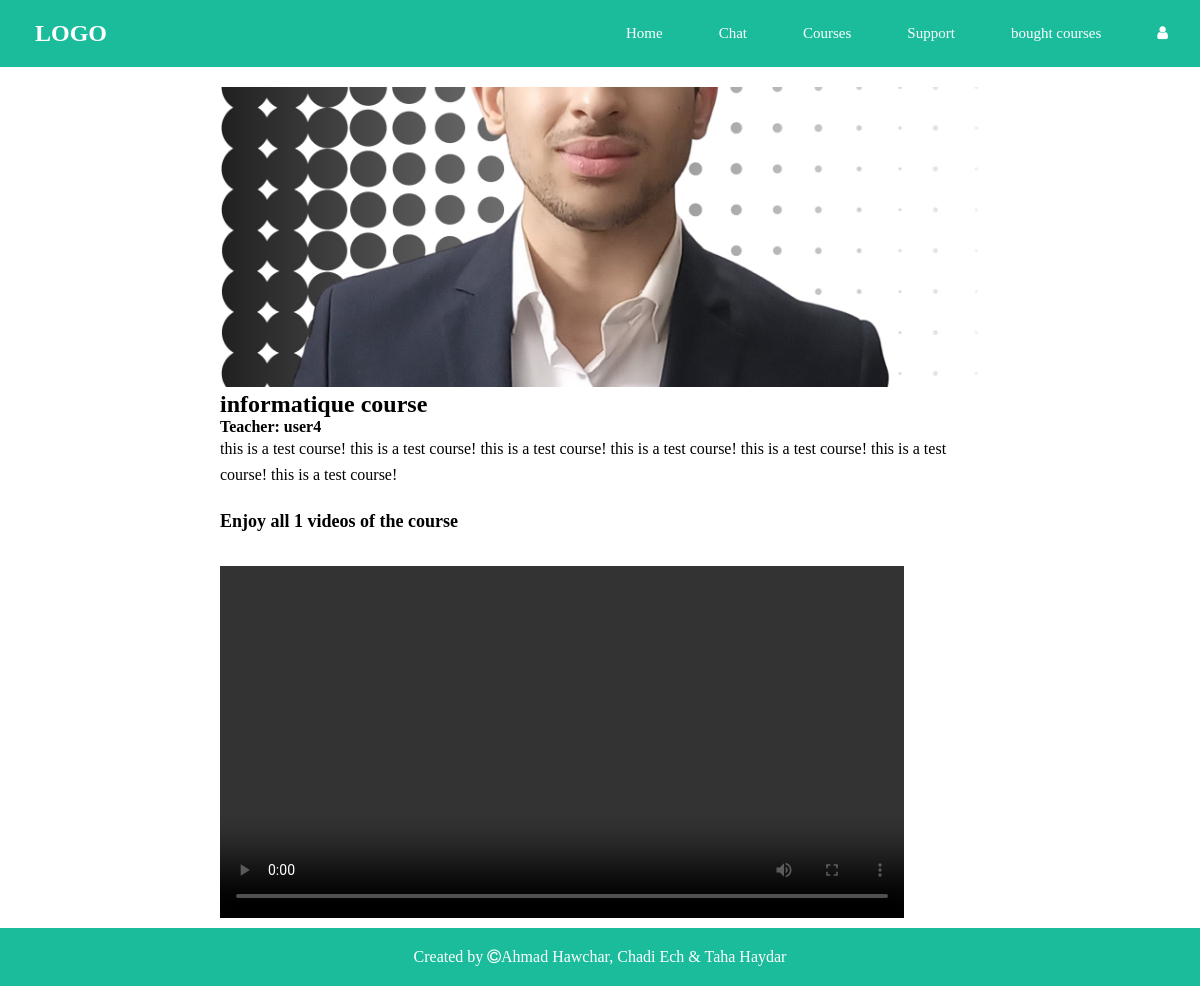
The app's page /showcourse2.php?course_id=3 (signed in) with its own data.
### tables this page shows
CREATE TABLE `course` (
  `id` int(5) NOT NULL,
  `Id_t` int(11) NOT NULL,
  `thumbnail` varchar(50) NOT NULL,
  `name` varchar(30) NOT NULL,
  `Description` varchar(300) NOT NULL,
  `category` varchar(30) NOT NULL,
  `Date` date NOT NULL,
  `price` int(4) NOT NULL,
  `videos` varchar(500) NOT NULL,
  `num_videos` int(2) NOT NULL
);

CREATE TABLE `user` (
  `id` int(11) NOT NULL,
  `username` varchar(30) NOT NULL,
  `password` varchar(40) NOT NULL,
  `Fname` varchar(50) NOT NULL,
  `Lname` varchar(50) NOT NULL,
  `Date_Of_Birth` date NOT NULL,
  `gender` varchar(30) NOT NULL,
  `Role_Id` int(11) NOT NULL,
  `profile_pic` varchar(20) NOT NULL
);

### showcourse2.php (the view, shortened to what this page needs)
<?php
 require_once('connection.php');
if(!isset($_GET['course_id'])){
    header("location:course-search.php");
}
else{
$course_id=$_GET['course_id'];
 }
?>
<!DOCTYPE html>
<html lang="en">
<head>
    <link rel="stylesheet" href="showcourse.css">
    <link rel="stylesheet" href="https://cdnjs.cloudflare.com/ajax/libs/font-awesome/4.7.0/css/font-awesome.min.css" />
</head>
<body>
<header>
      <nav>
      <div class="logo">
      <h1 >LOGO</h1>
    </div>
        <ul id="nav-bar">
          <li>
            <a href="homepage.php">Home</a>
          </li>
          <li>
            <a href="recentChat.php">Chat</a>
          </li>
          <li>
            <a href="course-search.php">Courses</a>
          </li>
          <li>
            <a href="chat.php?receiver-id=1">Support</a>
          </li>
           <?php
          if($_SESSION['role']==1){
            echo'<li><a href="myads.php">My ads</a></li>';
            echo'<li><a href="mycourses.php">My courses</a></li>';
}
else{
  echo'<li><a href="bought.php">bought courses</a></li>';
}
          ?>
          <?php
        if (isset($_SESSION["isloggedin"])) {
          if ($_SESSION["isloggedin"] == "true") {
            $id=$_SESSION['id'];
            echo "<li>";
            echo "<a href='profile.php?id=$id'><i class='fa fa-user' aria-hidden='false'></i></a>";
            echo "  </li>";
          } else {
            echo "<li> <a href='Register.php'> REGISTER/LOGIN</a></li>";
          }
        } else {
          echo "<li> <a href='Register.php'> REGISTER/LOGIN</a></li>";
        }
        ?>
        </ul>
      </nav>
    </header>
    <?php
    $query1="SELECT * FROM course WHERE id=$course_id";
    $result1=mysqli_query($con,$query1);
    $row1=mysqli_fetch_assoc($result1);
    $id_t=$row1['Id_t'];
    $query2="SELECT * FROM user WHERE id=$id_t";
    $result2=mysqli_query($con,$query2);
    $row2=mysqli_fetch_assoc($result2);
    $username_t=$row2['username'];
    $videos=$row1['videos'];
    $num_videos=$row1['num_videos'];
    $thumbnail=$row1['thumbnail'];
    $tab=explode(',',"$videos");
    echo"<div class='course-container'>";
    echo"<div class='thumbnail'><img src='thumbnail/$thumbnail'/></div>";
    echo"<h1>".$row1['name']."</h1><h4>Teacher: $username_t</h4> ";
    echo"<p>".$row1['Description']."</p>";
    echo"<div class='price-section'><p>Enjoy all ".$row1['num_videos']." videos of the course </p></div>";
    echo"<div class='videos-section'>";
    for($i=0;$i< $num_videos;$i++){
       echo"  <video  controls><source src='videos/$tab[$i]' > </video>";
    }
    echo"</div>";
    ?>
    </div>
      <div class="footer">
    <footer>
      <p>
        Created by <i class="fa fa-copyright"></i>Ahmad Hawchar, Chadi Ech &
        Taha Haydar
      </p>
    </footer>
  </div>
</body>
</html>

### showcourse.css (style rules this page uses)
body { min-height: 100vh; display: flex; flex-direction: column; padding: 0; margin: 0; }
* { padding: 0; margin: 0; box-sizing: border-box; }
header { width: 100%; background-color: #1abc9c; padding: 20px; font-size: 15px; }
nav { display: flex; justify-content: space-between; align-items: center; }
nav ul { list-style: none; display: flex; gap: 2rem; }
nav a { text-decoration: none; }
.logo { list-style-type: none; margin: 0; padding-left: 15px; overflow: hidden; color: white; }
nav ul a { color: #ffffff; text-decoration: none; border-radius: 25px; padding: 12px; }
.footer { margin-top: auto; background-color: #1abc9c; color: white; text-align: center; padding: 16px; }
.course-container { max-width: 800px; margin: 0 auto; padding: 20px; }
.thumbnail img { width: 100%; max-height: 300px; object-fit: cover; }
h1 { font-size: 24px; }
p { font-size: 16px; line-height: 1.6; }
.price-section { margin-top: 20px; }
.price-section p { font-size: 18px; font-weight: bold; }
.videos-section { display: grid; grid-gap: 1vw; grid-template-columns: repeat(auto-fit, minmax(200px, 1fr)); margin-top: 20px; width: 100%; }
video { width:90%; height: 100%; margin-top: 10px; }
a { text-decoration: none; color: white; }

### records on screen
course: thumbnail (picture), name "informatique course", Description "this is a test course! this is a test course! this is a test course! this is a test course! this is a test course! this is a test course! this is a test course!", num_videos "1"
user: username "user4"
